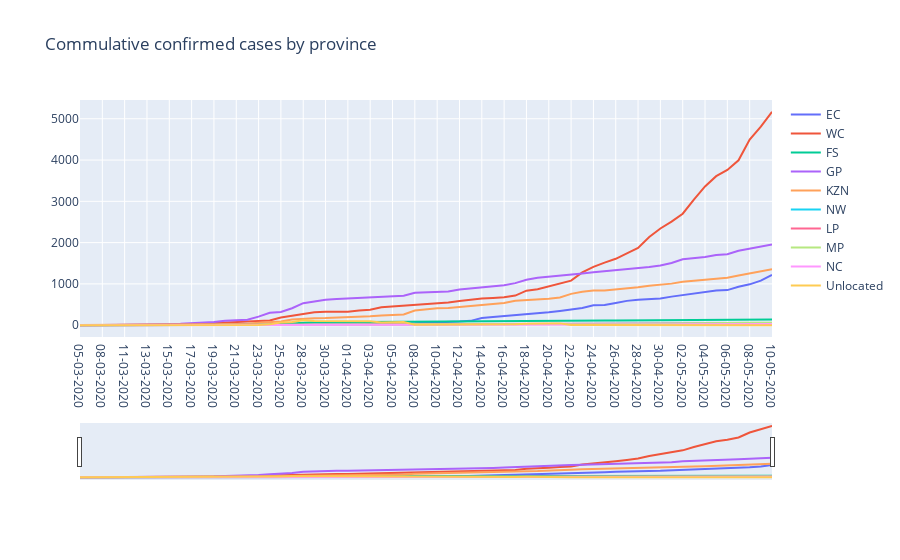

Source (notebook cell):
### Code cell
#Commulative cases by province


fig_comm = go.Figure()
fig_comm.add_trace(
    go.Scatter(
        y=df_day['EC'],
        x=df_day.date,
        name= 'EC'
    ))
fig_comm.add_trace(
    go.Scatter(
        y=df_day['WC'],
        x=df_day.date,
        name= 'WC'
    ))
fig_comm.add_trace(
    go.Scatter(
        y=df_day['FS'],
        x=df_day.date,
        name= 'FS'
    ))
fig_comm.add_trace(
    go.Scatter(
        y=df_day['GP'],
        x=df_day.date,
        name= 'GP'
    ))
fig_comm.add_trace(
    go.Scatter(
        y=df_day['KZN'],
        x=df_day.date,
        name= "KZN"
    ))
fig_comm.add_trace(
    go.Scatter(
        y=df_day['NW'],
        x=df_day.date,
        name= 'NW'
    ))
fig_comm.add_trace(
    go.Scatter(
        y=df_day['LP'],
        x=df_day.date,
        name= 'LP'
    ))
fig_comm.add_trace(
    go.Scatter(
        y=df_day['MP'],
        x=df_day.date,
        name= 'MP'
    ))
fig_comm.add_trace(
    go.Scatter(
        y=df_day['NC'],
        x=df_day.date,
        name= 'NC'
    ))
fig_comm.add_trace(
    go.Scatter(
        y=df_day['UNKNOWN'],
        x=df_day.date,
        name='Unlocated'
    ))
# fig_comm.add_trace(
#     go.Scatter(
#         y=df_day['total'],
#         x=df_day.date,
#         name='Total Confirmed in SA'
#     ))

fig_comm.update_layout(hovermode='x',
                       title = 'Commulative confirmed cases by province',
                       xaxis=dict(
                         rangeslider=dict(
                             visible = True),
                           
       
                       
    ))
